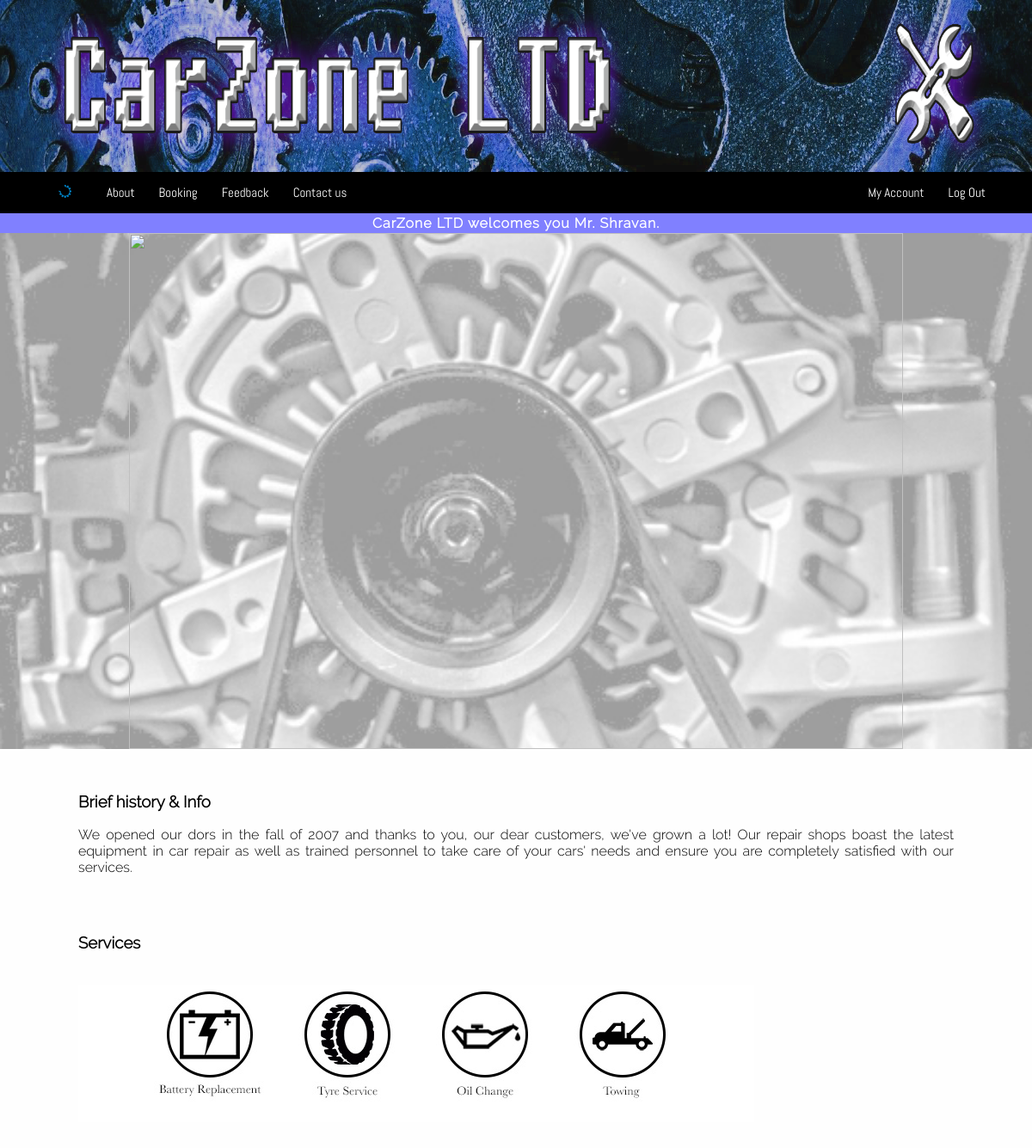
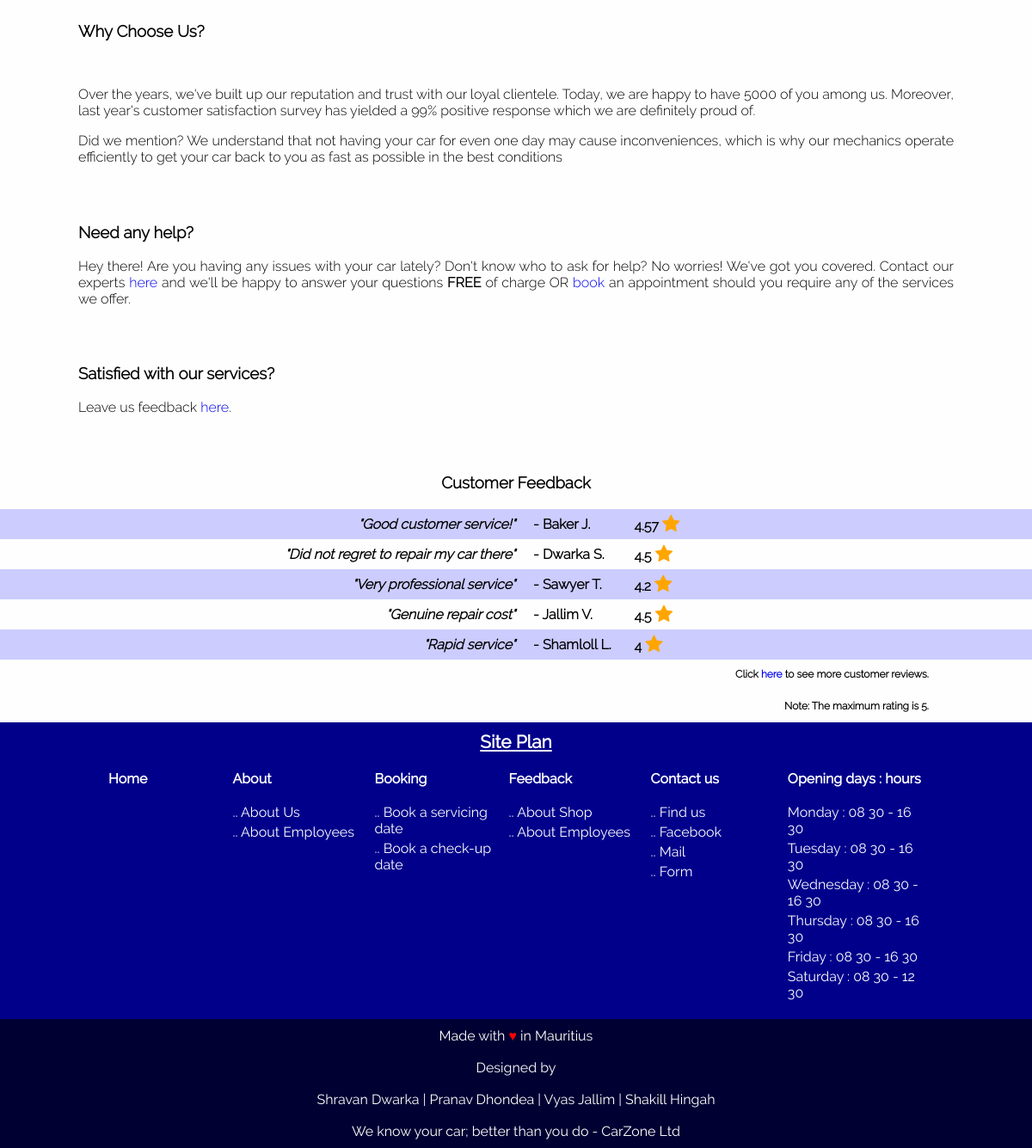
Page / (signed in) on the committed database (2 pictures, top to bottom).
### tables this page shows
CREATE TABLE `feedback` (
  `shortreaction` varchar(100) NOT NULL,
  `details` varchar(200) NOT NULL,
  `rating` float NOT NULL,
  `member_email` varchar(40) NOT NULL
);

### indexCustomerReview.php (the view, shortened to what this page needs)
<div id="reviewtab">
		<?php
	        $servername="localhost";
	        $username="root";
	        $password="";
	        $connection =mysqli_connect($servername,$username,$password) or die ("Could not connect to database.");
	        $query = mysqli_query($connection, "SELECT CONCAT(m.lastname,'  ',LEFT(m.firstname,1), '. ') AS Name, f.shortreaction, f.rating FROM feedback f, member m WHERE m.member_email = f.member_email LIMIT 5");
				echo "<table class=\"fbTable\">";
				echo "<tr>";
				echo "<td id=\"fbTitle\" colspan=\"3\"><h3>Customer Feedback<h3></td>";
				echo "</tr>";
	        while($row = mysqli_fetch_assoc($query))
	        {
	        	$name = $row["Name"];
	        	$detail = $row["shortreaction"];
	        	$rating = $row["rating"];
	        	echo "<tr><td class=\"fbReaction\">\"$detail\"</td>";
	        	echo "<td class=\"fbName\"> - $name</td>";
	        	echo "<td class=\"fbRating\">";
				echo " &nbsp &nbsp $rating";
				echo "		<span class=\"fa fa-star checked\" style=\"font-size:22px;\"></span>";
				echo "</td>";
	        	echo "</tr>";
	        }
	        echo "<td id=\"fbFooter\" colspan=\"3\">Click <a href=\"customerreviews.php\">here</a> to see more customer reviews.</td>";
 		echo "</table>";
    	?>
    	<p id="fbNote">Note: The maximum rating is 5.</p>
	</div>

### style/commonstyles.css (style rules this page uses)
body { background-color: #fefefe; width: 100%; margin-left: auto; margin-right: auto; margin-top: 0; margin-bottom: 0; padding: 0; }
.footer_info { background-color: darkblue; }
.maintable { padding: 0 0 15px 0; margin-left: 10%; width: 80%; background-color: darkblue; font-family: 'Raleway-Regular'; }
#maintablecaption { color: #fff; font-family: 'Raleway-Regular'; padding-top: 10px; font-size: 1.3em; font-weight: bold; text-decoration: underline; }
.footer_info .maintable { margin-left: auto; margin-right: auto; }
.footer_info table td { width: 250px; text-align: left; vertical-align: top; padding: 1; color: white; }
.footer_info table td a { display: inline-block; }
.footer_info table th { height: 50px; }
.footer_table { color: #fff; height: 150px; background-color: #000033; font-family: 'Raleway-Regular'; top: 0; }
.footer_table table { width: 600px; height: 100%; margin-left: auto; margin-right: auto; table-layout: fixed; }
.footer_table table td { text-align: center; }
td a { text-decoration: none; }
footer a:link { color: #fff; }

### style/indexstyles.css (style rules this page uses)
.fbTable { border-collapse: collapse; width: 100%; font-family: 'Raleway-Light'; font-weight: bold; }
.fbTable tr:nth-child(even) { background-color:#ccccff; }
.fbTable tr { height: 35px; }
#fbTitle { text-align: center; }
.fbReaction { width: 50%; text-align: right; font-style: italic; }
.fbName { padding-left: 20px; width:10%; }
.fbRating { font-weight: bolder; }
.checked { color: orange; }
#fbFooter { text-align: right; font-size: 12px; padding-right: 10%; }
#fbFooter a { text-decoration: none; }
#fbNote { margin-right: 10%; text-align: right; font-size: 12px; font-family: 'Raleway-Light'; font-weight: bold; }

### rows in the picture
feedback: shortreaction "Good customer service!", name "Baker J.", rating "4.57"
feedback: shortreaction "Did not regret to repair my car there", name "Dwarka S.", rating "4.5"
feedback: shortreaction "Very professional service", name "Sawyer T.", rating "4.2"
feedback: shortreaction "Genuine repair cost", name "Jallim V.", rating "4.5"
feedback: shortreaction "Rapid service", name "Shamloll L.", rating "4"

### other values in the picture
$designation "Mr."
$_SESSION["firstname"] "Shravan"
